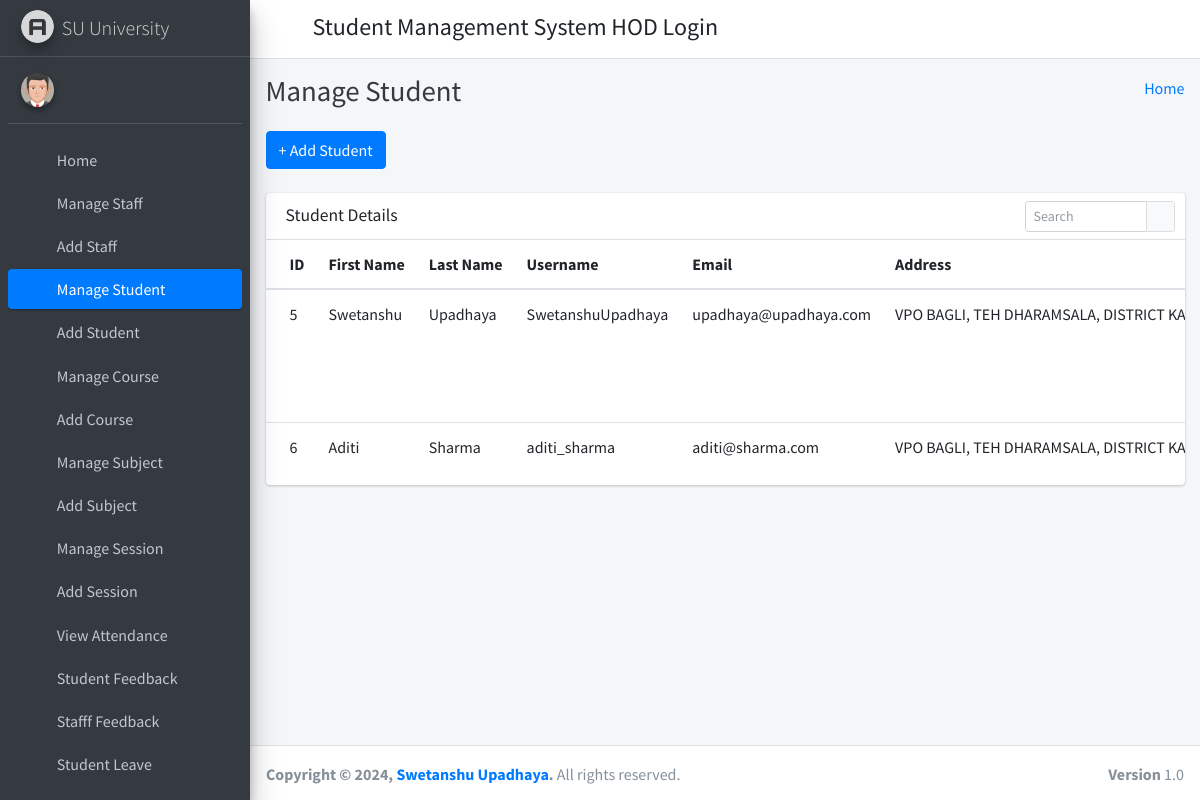
Page /manage_student/ (signed in) on the committed database.
### student_management_app/models.py (models this page shows)
class Students(models.Model):
    id = models.AutoField(primary_key=True)
    admin = models.OneToOneField(CustomUser, on_delete = models.CASCADE)
    gender = models.CharField(max_length=50)
    profile_pic = models.FileField()
    address = models.TextField()
    course_id = models.ForeignKey(Courses, on_delete=models.DO_NOTHING, default=1)
    session_year_id = models.ForeignKey(SessionYearModel, on_delete=models.CASCADE)
    created_at = models.DateTimeField(auto_now_add=True)
    updated_at = models.DateTimeField(auto_now=True)
    objects = models.Manager()

class CustomUser(AbstractUser):
    user_type_data = ((1, "HOD"), (2, "Staff"), (3, "Student"))
    user_type = models.CharField(default=1, choices=user_type_data, max_length=10)

### student_management_app/HodViews.py (the view)
# urls.py: path('manage_student/', HodViews.manage_student, name="manage_student"),
def manage_student(request):
    students = Students.objects.all()
    context = {
        "students": students
    }
    return render(request, 'hod_template/manage_student_template.html', context)

### student_management_app/LoginCheckMiddleWare.py (called while the page is built, shortened)
    def process_view(self, request, view_func, view_args, view_kwargs):
        modulename = view_func.__module__
        user = request.user
        if user.is_authenticated:
            if user.user_type == "1":
                if modulename == "student_management_app.HodViews":
                    pass
                elif modulename == "student_management_app.views" or modulename == "django.views.static":
                    pass
                else:
                    return redirect("admin_home")
            else:
                return redirect("login")
        else:
            if request.path == reverse("login") or request.path == reverse("doLogin"):
                pass
            else:
                return redirect("login")

### student_management_app/templates/hod_template/manage_student_template.html (shortened to what this page needs)
{% extends 'hod_template/base_template.html' %}
{% block page_title %}
    Manage Student
{% endblock page_title %}
{% block main_content %}
{% load static %}
<section class="content">
        <div class="container-fluid">
            <a class="btn btn-primary" href="{% url 'add_student' %}" role="button">+ Add Student</a> <br/>&nbsp;
            <div class="row">
                <div class="col-md-12">
                    <div class="card">
                        <div class="card-header">
                            <h3 class="card-title">Student Details</h3>
                            <div class="card-tools">
                            <div class="input-group input-group-sm" style="width: 150px;">
                                <input type="text" name="table_search" class="form-control float-right" placeholder="Search">
                                <div class="input-group-append">
                                <button type="submit" class="btn btn-default"><i class="fas fa-search"></i></button>
                                </div>
                            </div>
                            </div>
                        </div>
                        <div class="card-body table-responsive p-0">
                            <table class="table table-hover text-nowrap">
                            <thead>
                                <tr>
                                <th>ID</th>
                                <th>First Name</th>
                                <th>Last Name</th>
                                <th>Username</th>
                                <th>Email</th>
                                <th>Address</th>
                                </tr>
                            </thead>
                            <tbody>
                                {% for student in students %}
                                <tr>
                                <td>{{ student.admin.id }}</td>
                                <td>{{ student.admin.first_name }}</td>
                                <td>{{ student.admin.last_name }}</td>
                                <td>{{ student.admin.username }}</td>
                                <td>{{ student.admin.email }}</td>
                                <td>{{ student.address }}</td>
                                </tr>
                                {% endfor %}
                            </tbody>
                            </table>
                        </div>
                        </div>
                </div>
            </div>
        </div>
      </section>
  {% endblock main_content %}

### student_management_app/templates/hod_template/base_template.html (shortened to what this page needs)
{% load static %}
<!DOCTYPE html>
<html>
<head>
  <link rel="stylesheet" href="{% static "fontawesome-free/css/all.min.css" %}">
  <link rel="stylesheet" href="https://code.ionicframework.com/ionicons/2.0.1/css/ionicons.min.css">
  <link rel="stylesheet" href="{% static 'tempusdominus-bootstrap-4/css/tempusdominus-bootstrap-4.min.css' %}">
  <link rel="stylesheet" href="{% static "icheck-bootstrap/icheck-bootstrap.min.css" %}">
  <link rel="stylesheet" href="{% static "jqvmap/jqvmap.min.css" %}">
  <link rel="stylesheet" href="{% static 'dist/css/adminlte.min.css'  %}">
  <link rel="stylesheet" href="{% static "overlayScrollbars/css/OverlayScrollbars.min.css" %}">
  <link rel="stylesheet" href="{% static "daterangepicker/daterangepicker.css" %}">
  <link rel="stylesheet" href="{% static "summernote/summernote-bs4.css" %}">
</head>
<body class="hold-transition sidebar-mini layout-fixed">
  <div class="wrapper">
    <nav class="main-header navbar navbar-expand navbar-white navbar-light">
      <ul class="navbar-nav">
        <li class="nav-item">
          <a class="nav-link" data-widget="pushmenu" href="#" role="button"><i class="fas fa-bars"></i></a>
        </li>
      </ul>
      <h4 style="margin-left: 10px; margin-top: 5px;">Student Management System HOD Login</h4>
      <ul class="navbar-nav ml-auto">
      <li class="nav-item dropdown">
        <a class="nav-link" data-toggle="dropdown" href="#" aria-expanded="false">
          <i class="fas fa-cog"></i>
        </a>
      </li>
    </ul>
    </nav>
    {% include 'hod_template/sidebar_template.html' with user=user id=id %}
    <div class="content-wrapper">
      <div class="content-header">
        <div class="container-fluid">
          <div class="row mb-2">
            <div class="col-sm-6">
              <h1 class="m-0 text-dark">
                {% block page_title %}
                {% endblock page_title %}
              </h1>
            </div>
            <div class="col-sm-6">
              <ol class="breadcrumb float-sm-right">
                <li class="breadcrumb-item"><a href="{% url 'admin_home' %}">Home</a></li>
              </ol>
            </div>
          </div>
        </div>
      </div>
      {% block main_content %}
      {% endblock main_content %}
    </div>
    {% include 'hod_template/footer.html' %}
  </div>
</body>
</html>

### student_management_app/templates/hod_template/sidebar_template.html (shortened to what this page needs)
{% load static %}
<aside class="main-sidebar sidebar-dark-primary elevation-4">
      <a href="{% url 'admin_home' %}" class="brand-link">
        <img src="{% static 'dist/img/AdminLTELogo.png' %}" alt="AdminLTE Logo" class="brand-image img-circle elevation-3"
            style="opacity: .8">
        <span class="brand-text font-weight-light">SU University</span>
      </a>
      <div class="sidebar">
        <div class="user-panel mt-3 pb-3 mb-3 d-flex">
          <div class="image">
            <img src="{% static 'dist/img/user2-160x160.jpg' %}" class="img-circle elevation-2" alt="User Image">
          </div>
          <div class="info">
          </div>
        </div>
        <nav class="mt-2">
          <ul class="nav nav-pills nav-sidebar flex-column" data-widget="treeview" role="menu" data-accordion="false">
            <li class="nav-item">
              {% url 'admin_home' as admin_home %}
              <a href="{{ admin_home }}" class="nav-link {% if request.path == admin_home %} active {% endif %}">
                <i class="nav-icon fas fa-tachometer-alt"></i>
                <p>
                  Home
                </p>
              </a>
            </li>
            <li class="nav-item">
              {% url 'manage_staff' as manage_staff %}
              {% url 'edit_staff' staff_id=id as edit_staff %}
              <a href="{{ manage_staff }}" class="nav-link {% if request.path == manage_staff %} active {% endif %} {% if request.path == edit_staff %} active {% endif %}">
                <i class="nav-icon fas fa-chalkboard-teacher"></i>
                <p>
                  Manage Staff
                </p>
              </a>
            </li>
            <li class="nav-item">
              {% url 'add_staff' as add_staff %}
              <a href="{{ add_staff }}" class="nav-link {% if request.path == add_staff %} active {% endif %}">
                <i class="nav-icon fas fa-th"></i>
                <p>
                  Add Staff
                </p>
              </a>
            </li>
            <li class="nav-item">
              {% url 'manage_student' as manage_student %}
              {% url 'edit_student' student_id=id as edit_student %}
              <a href="{{ manage_student }}" class="nav-link {% if request.path == manage_student %} active {% endif %} {% if request.path == edit_student %} active {% endif %}">
                <i class="nav-icon fas fa-user-graduate"></i>
                <p>
                  Manage Student
                </p>
              </a>
            </li>
            <li class="nav-item">
              {% url 'add_student' as add_student %}
              <a href="{{ add_student }}" class="nav-link {% if request.path == add_student %} active {% endif %}">
                <i class="nav-icon fas fa-th"></i>
                <p>
                  Add Student
                </p>
              </a>
            </li>
            <li class="nav-item">
              {% url 'manage_course' as manage_course %}
              {% url 'edit_course' course_id=id as edit_course %}
              <a href="{{ manage_course }}" class="nav-link {% if request.path == manage_course %} active {% endif %} {% if request.path == edit_course %} active {% endif %}">
                <i class="nav-icon fas fa-chalkboard"></i>
                <p>
                  Manage Course
                </p>
              </a>
            </li>
            <li class="nav-item">
            {% url 'add_course' as add_course %}
              <a href="{{ add_course }}" class="nav-link {% if request.path == add_course %} active {% endif %}">
                <i class="nav-icon fas fa-th"></i>
                <p>
                  Add Course
                </p>
              </a>
            </li>
            <li class="nav-item">
              {% url 'manage_subject' as manage_subject %}
              {% url 'edit_subject' subject_id=id as edit_subject %}
              <a href="{{ manage_subject }}" class="nav-link {% if request.path == manage_subject %} active {% endif %} {% if request.path == edit_subject %} active {% endif %}">
                <i class="nav-icon fas fa-book"></i>
                <p>
                  Manage Subject
                </p>
              </a>
            </li>
            <li class="nav-item">
              {% url 'add_subject' as add_subject %}
              <a href="{{ add_subject }}" class="nav-link {% if request.path == add_subject %} active {% endif %}">
                <i class="nav-icon fas fa-th"></i>
                <p>
                  Add Subject
                </p>
              </a>
            </li>
            <li class="nav-item">
              {% url 'manage_session' as manage_session %}
              {% url 'edit_session' session_id=id as edit_session %}
              <a href="{{ manage_session }}" class="nav-link {% if request.path == manage_session %} active {% endif %} {% if request.path == edit_session %} active {% endif %}">
                <i class="nav-icon fas fa-graduation-cap"></i>
                <p>
                  Manage Session
                </p>
              </a>
            </li>
            <li class="nav-item">
              {% url 'add_session' as add_session %}
              <a href="{{ add_session }}" class="nav-link {% if request.path == add_session %} active {% endif %}">
                <i class="nav-icon fas fa-th"></i>
                <p>
                  Add Session
                </p>
              </a>
            </li>
            <li class="nav-item">
              {% url 'admin_view_attendance' as admin_view_attendance %}
              <a href="{{ admin_view_attendance }}" class="nav-link {% if request.path == admin_view_attendance %} active {% endif %}">
                <i class="nav-icon fas fa-calendar-alt"></i>
                <p>
                  View Attendance
                </p>
              </a>
            </li>
            <li class="nav-item">
              {% url 'student_feedback_message' as student_feedback_message %}
              <a href="{{ student_feedback_message }}" class="nav-link {% if request.path == student_feedback_message %} active {% endif %}">
                <i class="nav-icon fas fa-th"></i>
                <p>
                  Student Feedback
                </p>
              </a>
            </li>
            <li class="nav-item">
              {% url 'staff_feedback_message' as staff_feedback_message %}
              <a href="{{ staff_feedback_message }}" class="nav-link {% if request.path == staff_feedback_message %} active {% endif %}">
                <i class="nav-icon fas fa-th"></i>
                <p>
                  Stafff Feedback
                </p>
              </a>
            </li>
            <li class="nav-item">
              {% url 'student_leave_view' as student_leave_view %}
              <a href="{{ student_leave_view }}" class="nav-link {% if request.path == student_leave_view %} active {% endif %}">
                <i class="nav-icon fas fa-th"></i>
                <p>
                  Student Leave
                </p>
              </a>
            </li>
            <li class="nav-item">
              {% url 'staff_leave_view' as staff_leave_view %}
              <a href="{{ staff_leave_view }}" class="nav-link {% if request.path == staff_leave_view %} active {% endif %}">
                <p>
                </p>
              </a>
            </li>
          </ul>
        </nav>
      </div>
    </aside>

### student_management_app/templates/hod_template/footer.html
<footer class="main-footer">
      <strong>Copyright &copy; {% now "Y" %}, <a href="https://github.com/SwetanshuUpadhaya">Swetanshu Upadhaya</a>.</strong>
      All rights reserved.
      <div class="float-right d-none d-sm-inline-block">
        <b>Version</b> 1.0
      </div>
    </footer>

### rows in the picture
Students: admin.id "5", admin.first_name "Swetanshu", admin.last_name "Upadhaya", admin.username "SwetanshuUpadhaya", admin.email "upadhaya@upadhaya.com", address "VPO BAGLI, TEH DHARAMSALA, DISTRICT…"
Students: admin.id "6", admin.first_name "Aditi", admin.last_name "Sharma", admin.username "aditi_sharma", admin.email "aditi@sharma.com", address "VPO BAGLI, TEH DHARAMSALA, DISTRICT…"
